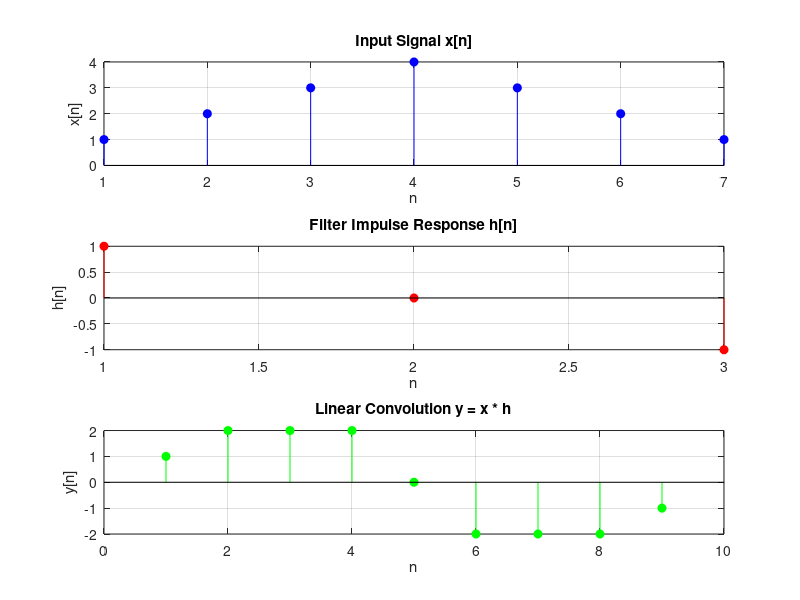

Reproduce this figure in MATLAB. (Note: this script raises an error after producing the figure.)
% =========================================================
% 06_convolution_correlation.m
% Convolution and Cross-Correlation
% Topics: Linear convolution, circular convolution,
%         auto-correlation, cross-correlation
% =========================================================

clear; clc; close all;

%% --- 1. Linear Convolution ---
x = [1, 2, 3, 4, 3, 2, 1];   % Input signal
h = [1, 0, -1];               % Simple differentiator-like filter

y_linear = conv(x, h);        % Output length = len(x)+len(h)-1

fprintf('Input length   : %d\n', length(x));
fprintf('Filter length  : %d\n', length(h));
fprintf('Output length  : %d  (linear conv)\n', length(y_linear));

%% --- 2. Circular Convolution (via FFT) ---
N_circ = max(length(x), length(h));  % Must be >= max length
X = fft(x, N_circ);
H = fft(h, N_circ);
y_circ = real(ifft(X .* H));

%% --- 3. Auto-Correlation ---
fs      = 500;
t       = (0:499)/fs;
sig     = sin(2*pi*10*t) + 0.5*randn(size(t));
[acorr, lags] = xcorr(sig, 'normalized');

%% --- 4. Cross-Correlation (delay detection) ---
t2      = (0:999)/1000;
s_ref   = sin(2*pi*5*t2);          % Reference signal
delay   = 50;                       % Known delay in samples
s_del   = [zeros(1,delay), s_ref(1:end-delay)];
[xcr, lags2] = xcorr(s_del, s_ref, 'normalized');
[~, idx]     = max(xcr);
detected_delay = lags2(idx);
fprintf('\nTrue delay     : %d samples\n', delay);
fprintf('Detected delay : %d samples\n', detected_delay);

%% Plotting
figure('Name', 'Convolution', 'NumberTitle', 'off');

subplot(3,1,1);
stem(x, 'b', 'filled'); title('Input Signal x[n]'); xlabel('n'); ylabel('x[n]'); grid on;

subplot(3,1,2);
stem(h, 'r', 'filled'); title('Filter Impulse Response h[n]'); xlabel('n'); ylabel('h[n]'); grid on;

subplot(3,1,3);
stem(y_linear, 'g', 'filled'); title('Linear Convolution y = x * h'); xlabel('n'); ylabel('y[n]'); grid on;

sgtitle('Linear Convolution');

figure('Name', 'Correlation', 'NumberTitle', 'off');

subplot(2,1,1);
plot(lags/fs, acorr, 'b');
title('Auto-Correlation of Noisy Sine (10 Hz)');
xlabel('Lag (s)'); ylabel('Normalized Corr.'); grid on;

subplot(2,1,2);
plot(lags2, xcr, 'r');
xline(detected_delay, 'k--', sprintf('Detected: %d samples', detected_delay));
title('Cross-Correlation — Delay Detection');
xlabel('Lag (samples)'); ylabel('Normalized Corr.'); grid on;

sgtitle('Auto & Cross-Correlation');
